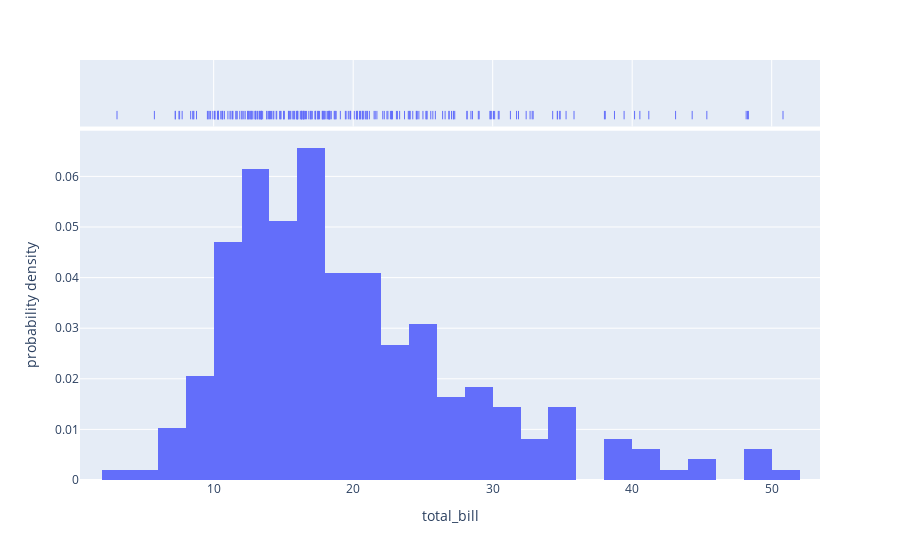

Source (notebook cell):
### Code cell
import plotly.express as px

tips = px.data.tips()
fig = px.histogram(tips, x="total_bill", marginal="rug", histnorm="probability density")
fig.show()

### Figure 1 — Plotly figure (JSON) as saved in the notebook; plotly's stock layout.template omitted (floating-point values rounded to 4 significant figures; data arrays with more than 128 entries replaced by an {"elided": "..."} marker saying what was removed)
{"data": [{"alignmentgroup": "True", "bingroup": "x", "histnorm": "probability density", "hovertemplate": "total_bill=%{x}<br>probability density=%{y}<extra></extra>", "legendgroup": "", "marker": {"color": "#636efa", "pattern": {"shape": ""}}, "name": "", "offsetgroup": "", "orientation": "v", "showlegend": false, "type": "histogram", "x": {"elided": "244 float values"}, "xaxis": "x", "yaxis": "y"}, {"alignmentgroup": "True", "boxpoints": "all", "fillcolor": "rgba(255,255,255,0)", "hoveron": "points", "hovertemplate": "total_bill=%{x}<extra></extra>", "jitter": 0, "legendgroup": "", "line": {"color": "rgba(255,255,255,0)"}, "marker": {"color": "#636efa", "symbol": "line-ns-open"}, "name": "", "offsetgroup": "", "showlegend": false, "type": "box", "x": {"elided": "244 float values"}, "xaxis": "x2", "yaxis": "y2"}], "layout": {"autosize": true, "barmode": "relative", "legend": {"tracegroupgap": 0}, "margin": {"t": 60}, "xaxis": {"anchor": "y", "autorange": true, "domain": [0, 1], "range": [0.4178, 53.46], "title": {"text": "total_bill"}, "type": "linear"}, "xaxis2": {"anchor": "y2", "autorange": true, "domain": [0, 1], "matches": "x", "range": [0.4178, 53.46], "showgrid": true, "showticklabels": false, "type": "linear"}, "yaxis": {"anchor": "x", "autorange": true, "domain": [0, 0.8316], "range": [0, 0.06903], "title": {"text": "probability density"}}, "yaxis2": {"anchor": "x2", "autorange": true, "domain": [0.8416, 1], "matches": "y2", "range": [-0.5942, 0.5], "showgrid": false, "showline": false, "showticklabels": false, "ticks": "", "type": "category"}}}
